Frame 1 (no input): blank canvas, image omitted
Frame 60 (no input): blank canvas, image omitted
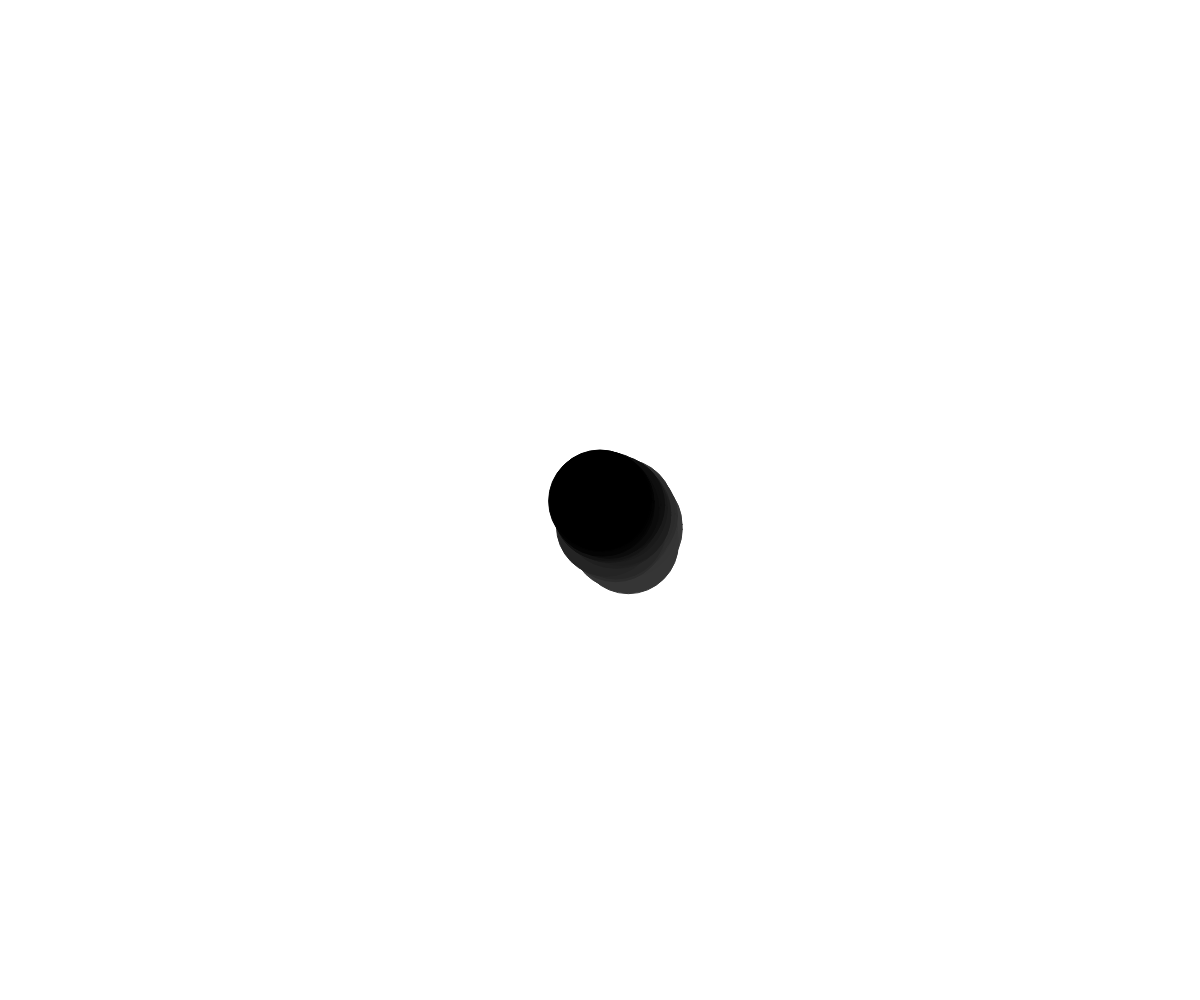
Frame 120 (the mouse pressed at the canvas centre since frame 60)

The p5.js sketch whose frames 1 and 60 were blank and that drew this single picture after the mouse press (run headless with seeded random() and noise() and a simulated clock; from frame 60 on, the mouse is pressed at the canvas centre):

// p5.js sketch
// ── sketch.js
function setup() {
  createCanvas(windowWidth, windowHeight);
}

var dots = [];

function draw() {
  background(255);
  if (mouseIsPressed) {
    var dot = new Dot();
    dot.x = mouseX;
    dot.y = mouseY;
    dots.push(dot);

    while (dots.length > 100) {
      dots.shift();
    }
  }

  dots.map(function(dot) {
    dot.draw();
    dot.florp();
  });
}

// ── Dot.js
var Dot = function() {
  this.diameter = 100;
  this.y = 0;
  this.color = 0;
};

Dot.prototype.drop = function() {
  this.y += this.diameter / 100;
};

Dot.prototype.move = function(newX, newY) {
  this.x = newX;
  this.y = newY;
};

Dot.prototype.draw = function() {
  stroke(this.color);
  fill(this.color);
  ellipse(this.x, this.y, this.diameter, this.diameter);
};

Dot.prototype.florp = function() {
  this.x += random(3) - 1;
  this.y += random(3) - 1;
  this.color++;
};
